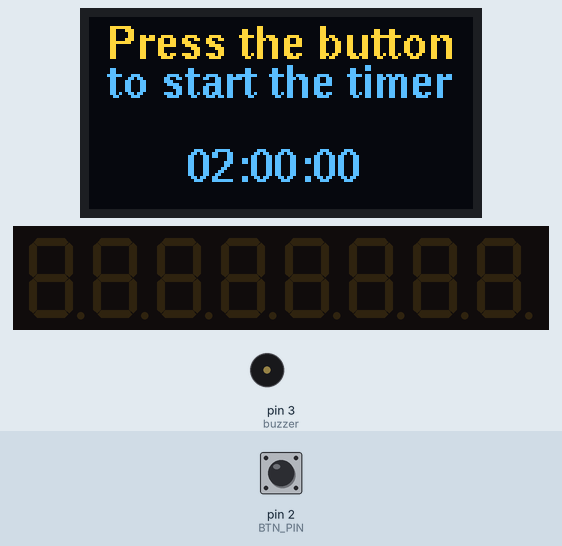
This sketch was run on a simulated Arduino Uno, built with avr-gcc and run on an emulated ATmega328P. On the bench: 128×64 one-colour display, 8-digit seven-segment display, buzzer (waves = sounding). The test bench sets the inputs (shaded band); at power-on: pin 2 (BTN_PIN) HIGH. The OLED is the two-colour kind (top 16 rows yellow).

Above: at 1.5 s.
1.6 s: pin 2 (BTN_PIN) pulled LOW for 0.45 s
At 2.43 s:
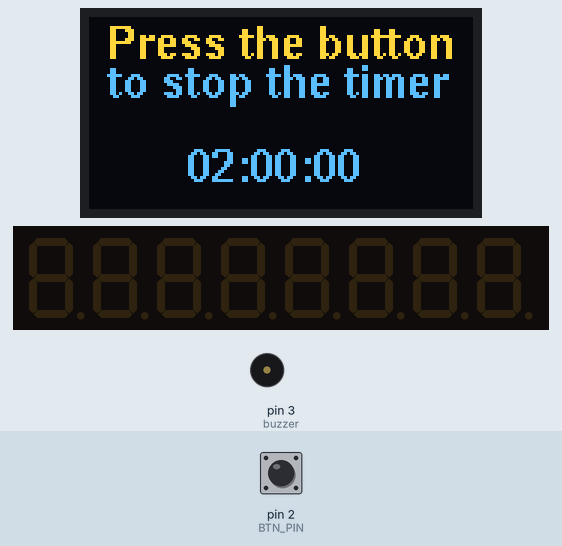
4.7 s: pin 2 (BTN_PIN) pulled LOW for 1 s
At 6.7 s:
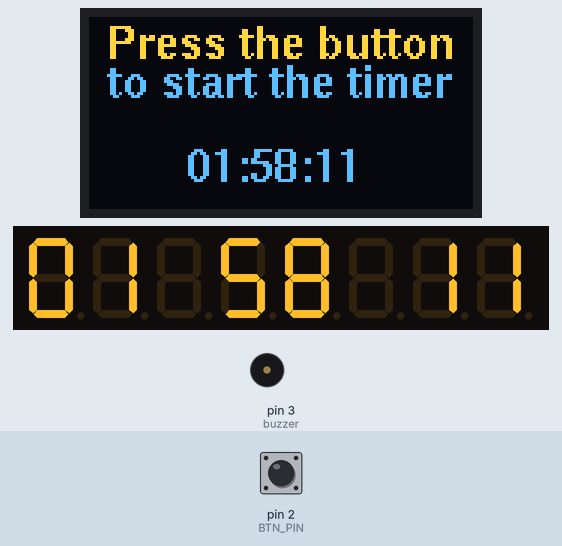
7.2 s: pin 2 (BTN_PIN) pulled LOW for 0.45 s
At 8.0 s:
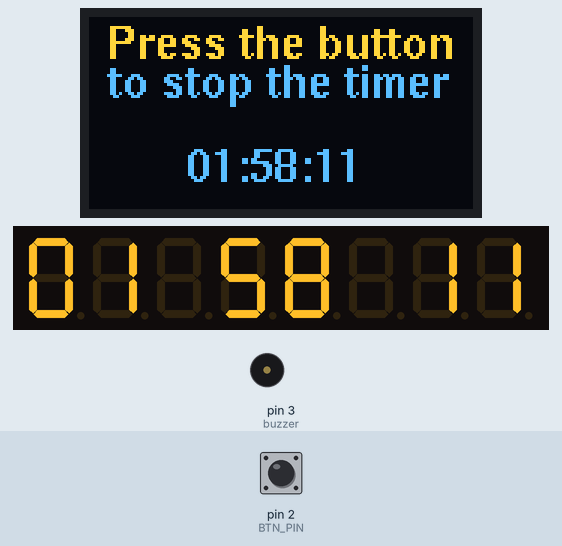
9.3 s: pin 2 (BTN_PIN) pulled LOW for 1 s
At 11.8 s:
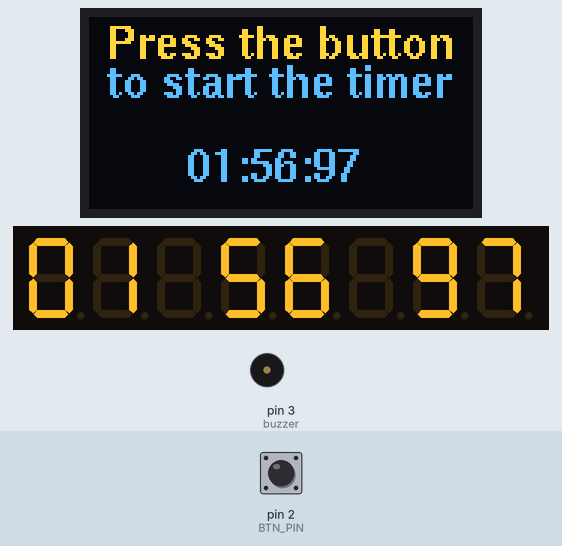
Timing chart, 0 to 12.8 s (numbered marks = the images above; inputs shaded):
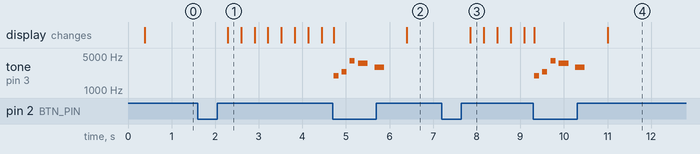

The sketch:

countup.ino
```cpp
/*inkluderar olika bibliotek (music.h är egengjord).*/
#include "LedControl.h"
#include "U8glib.h"
#include "music.h"

U8GLIB_SSD1306_128X64 oled(U8G_I2C_OPT_NONE);

/* pin 12 är kopplad till DataIn
   pin 11 är kopplad till CLK
   pin 10 är kopplad till LOAD*/

LedControl lc = LedControl(12, 11, 10, 1);

#define BTN_PIN 2

unsigned long delaytime = 1;

void setup() {
  Serial.begin(9600);
  lc.shutdown(0, false);
  /* ljusstyrkan till medium */
  lc.setIntensity(0, 8);
  /* tömmer displayen */
  lc.clearDisplay(0);

 pinMode(buzzer, OUTPUT); // Set buzzer - pin 3 as an output
 pinMode(BTN_PIN, INPUT_PULLUP);

}
/*Våra integers för nedräknaren.* -1 innebär att den är släckt.*/
int s0 = 0;
int s1 = 0;
int s2 = -1;
int s3 = 0;
int s4 = 0;
int s5 = -1;
int s6 = 2;
int s7 = 0;
int i = 0;
bool continue_loop = false;
bool btn_debounce = false;

void draw(void) {
  /* Ändrar fonten till Helvetica storlek 10*/
  oled.setFont(u8g_font_helvB10);

  /*Texten som står på displayen*/
  oled.drawStr(6, 14, "Press the button");
  oled.drawStr(6, 27, ("to " + String(continue_loop ? "stop" : "start") + " the timer").c_str());
  oled.drawStr(33, 55, (String(s7) + String(s6) + ":" + String(s4) + String(s3) + ":" + String(s1) + String(s0)).c_str());
}

/*Här är vår fantastiska loop. Det är denna som styr nedräkningen.*/
void loop() {

  check_btn();
  // Refresh picture
  oled.firstPage();
  do {
    draw();

  } while(oled.nextPage());

  /*Det som händer är att när siffran innan når 0 ska siffran efter minska med ett. Delayen i slutet är till för att det ska upplevas som sekunder.*/
  while (continue_loop) {
    check_btn();
    if (s6 == 0 && s4 == 0 && s3 == 0 && s1 == 0 && s0 == 0) {
      s7 -= 1;
      if (s7 < 0)
        s7 = 6;
    }

    if (s4 == 0 && s3 == 0 && s1 == 0 && s0 == 0) {
      s6 -= 1;
      if (s6 < 0)
        s6 = 9;
    }

    if (s3 == 0 && s1 == 0 && s0 == 0) {
      s4 -= 1;
      if (s4 < 0)
        s4 = 5;
    }

    if (s1 == 0 && s0 == 0) {
      s3 -= 1;
      if (s3 < 0)
        s3 = 9;
    }

    if (s0 == 0) {
      s1 -= 1;
      if (s1 < 0)
        s1 = 9;
      if (s0 == 0)
        s0 = 9;
    } else {
      s0 -= 1;
    }
    delay(10);

/*Vilka siffror på 7segment 8 digit displayen som ska lysa.*/
    lc.setChar(0, 0, s0 , false);
    lc.setChar(0, 1, s1 , false);
    lc.setChar(0, 2, s2 , false);
    lc.setChar(0, 3, s3 , false);
    lc.setChar(0, 4, s4 , false);
    lc.setChar(0, 5, s5 , false);
    lc.setChar(0, 6, s6 , false);
    lc.setChar(0, 7, s7 , false);

    if ((s0 + s1 + s3 + s4 + s6 + s7) == 0)
      continue_loop = false;

 }
 /*Vår belönande music som spelas när man klickar på knappen.*/
while (continue_loop == false && i > 1) {
        musicsetup();
        i -= 1;
 }
}
/*En hjälpfunktion åt vår knapp som används för att starta andra funktioner.*/
void check_btn(){
  if (digitalRead(BTN_PIN) == LOW) {
    if (!btn_debounce) {
     btn_debounce = true;
      continue_loop = !continue_loop;
          i = 2;

    }
  } else
    btn_debounce = false;
}
```

music.h
```cpp
#include "tones.h"

// change this to make the song slower or faster
int tempo = 120;

// change this to whichever pin you want to use
int buzzer = 3;

// notes of the moledy followed by the duration.
// a 4 means a quarter note, 8 an eighteenth , 16 sixteenth, so on
// !!negative numbers are used to represent dotted notes,
// so -4 means a dotted quarter note, that is, a quarter plus an eighteenth!!
int melody[] = {

NOTE_B6,16,REST,32, NOTE_D7,16, REST,32, NOTE_B7,16, REST,32, NOTE_A7,8, REST,16, NOTE_FS7,8, REST,16,

};

// sizeof gives the number of bytes, each int value is composed of two bytes (16 bits)
// there are two values per note (pitch and duration), so for each note there are four bytes
int notes = sizeof(melody) / sizeof(melody[0]) / 2;

// this calculates the duration of a whole note in ms
int wholenote = (60000 * 4) / tempo;

int divider = 0, noteDuration = 0;

void musicsetup() {
  // iterate over the notes of the melody.
  // Remember, the array is twice the number of notes (notes + durations)
  for (int thisNote = 0; thisNote < notes * 2; thisNote = thisNote + 2) {

    // calculates the duration of each note
    divider = melody[thisNote + 1];
    if (divider > 0) {
      // regular note, just proceed
      noteDuration = (wholenote) / divider;
    } else if (divider < 0) {
      // dotted notes are represented with negative durations!!
      noteDuration = (wholenote) / abs(divider);
      noteDuration *= 1.5; // increases the duration in half for dotted notes
    }

    // we only play the note for 90% of the duration, leaving 10% as a pause
    tone(buzzer, melody[thisNote], noteDuration*0.9);

    // Wait for the specief duration before playing the next note.
    delay(noteDuration);

    // stop the waveform generation before the next note.
    noTone(buzzer);
  }
}

void musicloop() {
  // no need to repeat the melody.
}
```

tones.h
```cpp
#define NOTE_B0  31
#define NOTE_C1  33
#define NOTE_CS1 35
#define NOTE_D1  37
#define NOTE_DS1 39
#define NOTE_E1  41
#define NOTE_F1  44
#define NOTE_FS1 46
#define NOTE_G1  49
#define NOTE_GS1 52
#define NOTE_A1  55
#define NOTE_AS1 58
#define NOTE_B1  62
#define NOTE_C2  65
#define NOTE_CS2 69
#define NOTE_D2  73
#define NOTE_DS2 78
#define NOTE_E2  82
#define NOTE_F2  87
#define NOTE_FS2 93
#define NOTE_G2  98
#define NOTE_GS2 104
#define NOTE_A2  110
#define NOTE_AS2 117
#define NOTE_B2  123
#define NOTE_C3  131
#define NOTE_CS3 139
#define NOTE_D3  147
#define NOTE_DS3 156
#define NOTE_E3  165
#define NOTE_F3  175
#define NOTE_FS3 185
#define NOTE_G3  196
#define NOTE_GS3 208
#define NOTE_A3  220
#define NOTE_AS3 233
#define NOTE_B3  247
#define NOTE_C4  262
#define NOTE_CS4 277
#define NOTE_D4  294
#define NOTE_DS4 311
#define NOTE_E4  330
#define NOTE_F4  349
#define NOTE_FS4 370
#define NOTE_G4  392
#define NOTE_GS4 415
#define NOTE_A4  440
#define NOTE_AS4 466
#define NOTE_B4  494
#define NOTE_C5  523
#define NOTE_CS5 554
#define NOTE_D5  587
#define NOTE_DS5 622
#define NOTE_E5  659
#define NOTE_F5  698
#define NOTE_FS5 740
#define NOTE_G5  784
#define NOTE_GS5 831
#define NOTE_A5  880
#define NOTE_AS5 932
#define NOTE_B5  988
#define NOTE_C6  1047
#define NOTE_CS6 1109
#define NOTE_D6  1175
#define NOTE_DS6 1245
#define NOTE_E6  1319
#define NOTE_F6  1397
#define NOTE_FS6 1480
#define NOTE_G6  1568
#define NOTE_GS6 1661
#define NOTE_A6  1760
#define NOTE_AS6 1865
#define NOTE_B6  1976
#define NOTE_C7  2093
#define NOTE_CS7 2217
#define NOTE_D7  2349
#define NOTE_DS7 2489
#define NOTE_E7  2637
#define NOTE_F7  2794
#define NOTE_FS7 2960
#define NOTE_G7  3136
#define NOTE_GS7 3322
#define NOTE_A7  3520
#define NOTE_AS7 3729
#define NOTE_B7  3951
#define NOTE_C8  4186
#define NOTE_CS8 4435
#define NOTE_D8  4699
#define NOTE_DS8 4978
#define REST      0
```

Measured:
- after the input at 1.6 s, the display: changes after 0.68 s (image 1)
- after the input at 4.7 s, tone on pin 3 (buzzer): plays 1976 Hz for 0.11 s, 2349 Hz for 0.11 s, 3951 Hz for 0.11 s, 3520 Hz for 0.23 s, 2960 Hz for 0.23 s, starting at once
- after the input at 7.2 s, the display: changes after 0.66 s (image 3)
- after the input at 9.3 s, tone on pin 3 (buzzer): plays 1976 Hz for 0.11 s, 2349 Hz for 0.11 s, 3951 Hz for 0.11 s, 3520 Hz for 0.23 s, 2960 Hz for 0.23 s, starting at once
